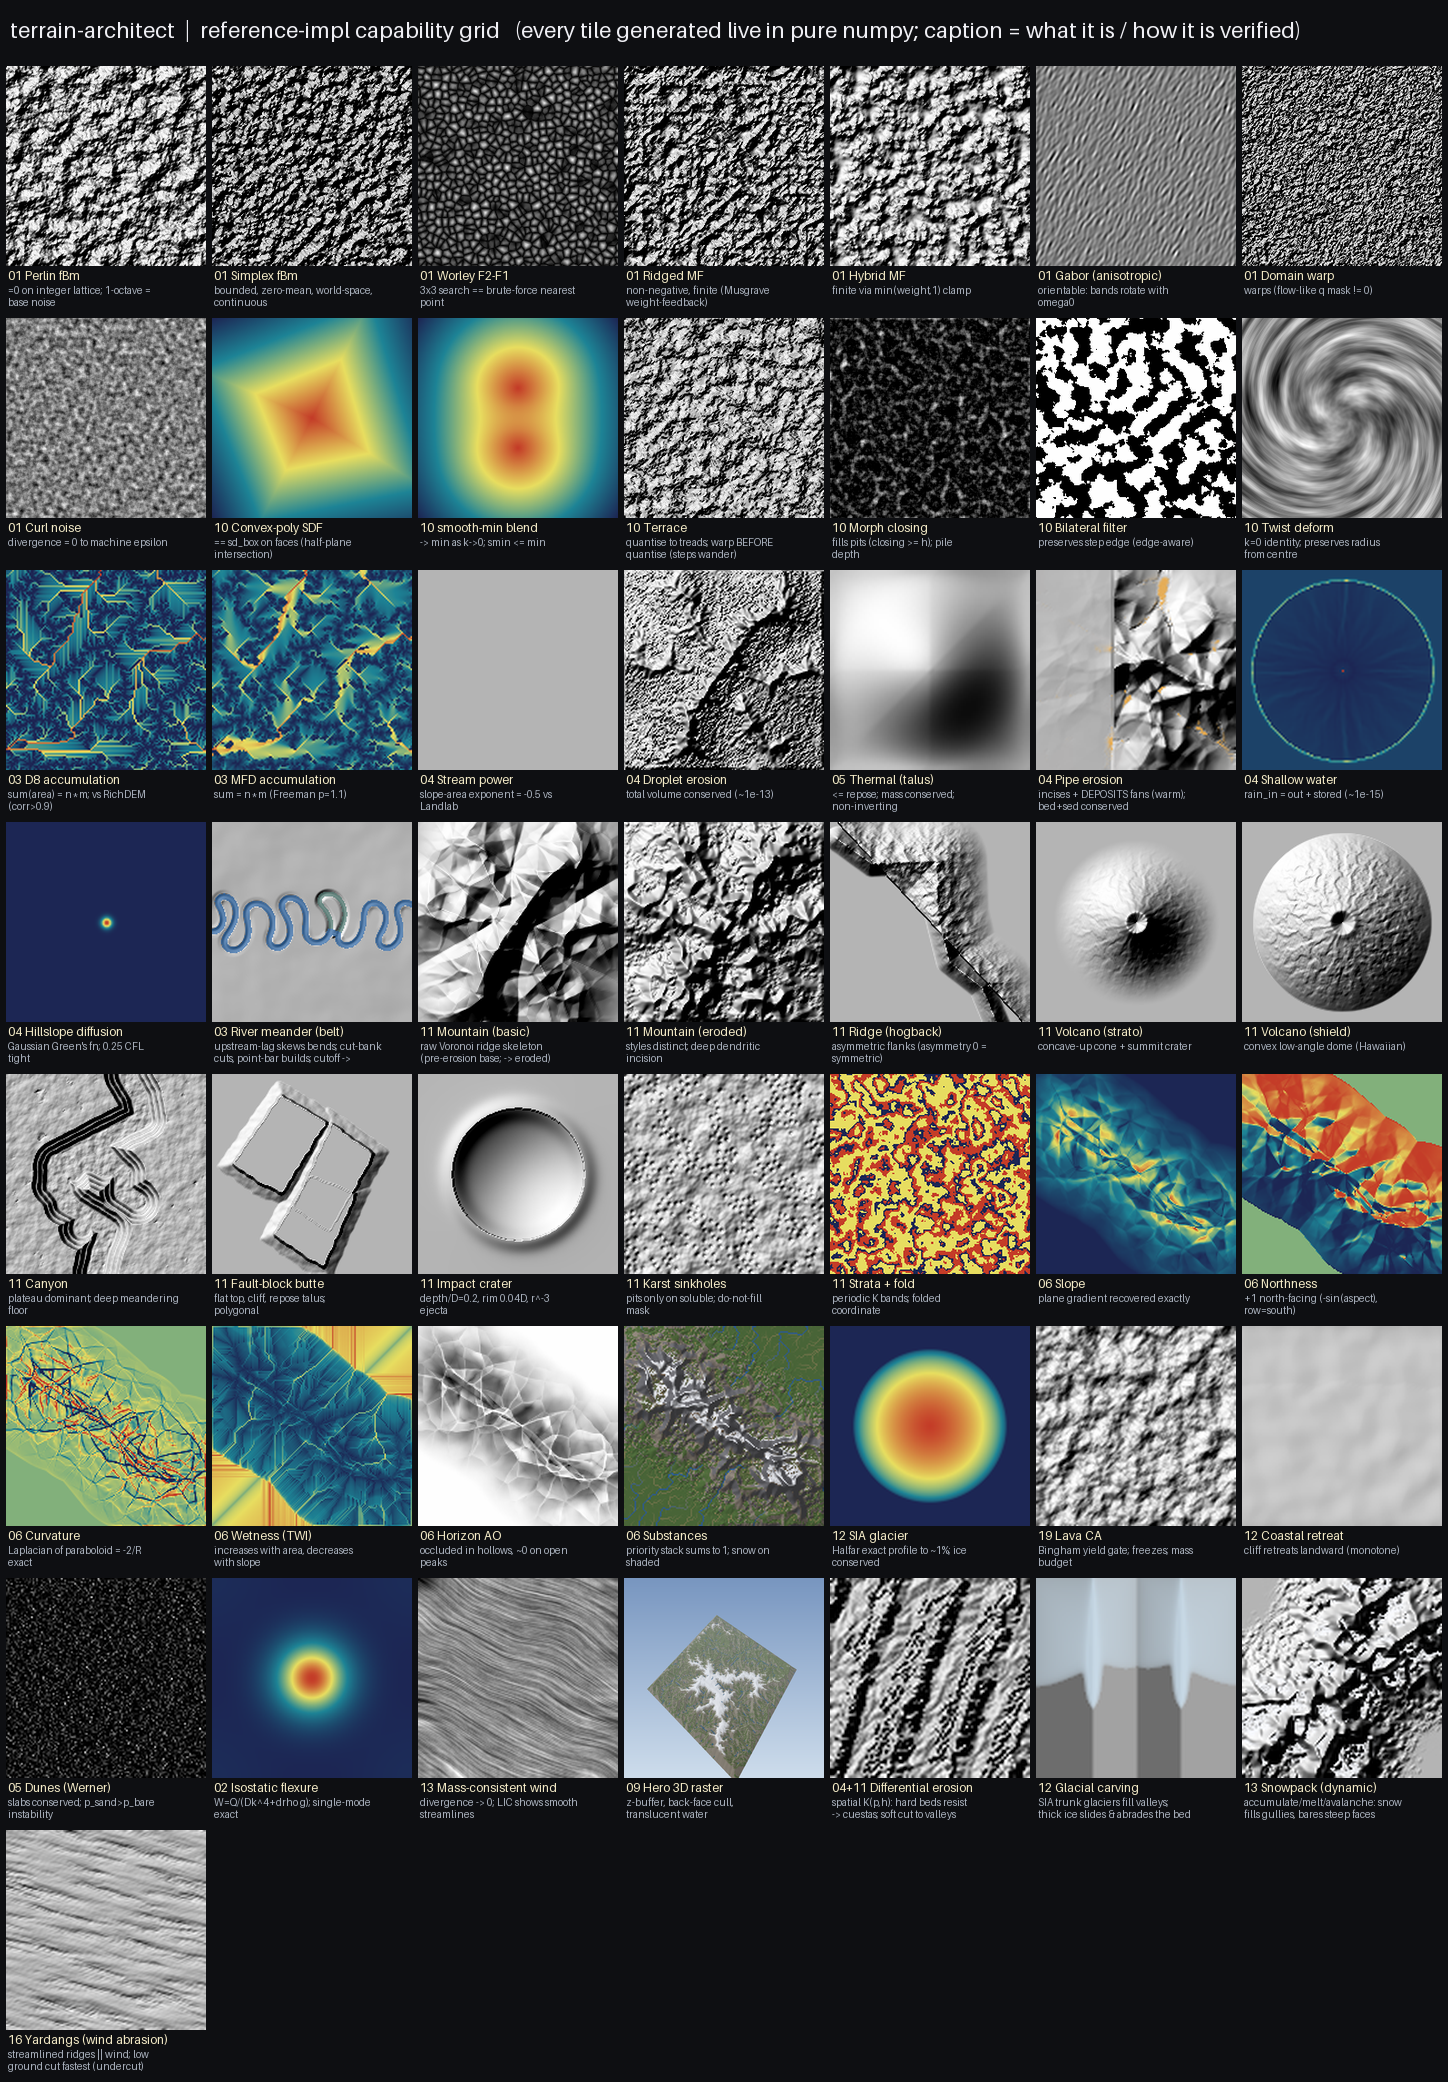

Recreate this plot in Python.
"""Capability grid — one image demonstrating everything the reference impl produces, each cell
captioned with WHAT IT IS and WHAT VERIFIES IT (the oracle/invariant). -> capability_grid.png.

Every tile is generated live from the reference modules (pure numpy); PIL is used only to lay out
the grid and draw the caption text (the rendering exception). Small grids keep it ~1-2 min."""
import numpy as np

import noise
import ops_filters
import flow
import erosion_streampower as sp
import erosion_droplet
import erosion_thermal
import erosion_pipe
import shallow_water
import diffusion
import meander as MEA
import landforms as L
import analysis as A
import sims_illustrative as sims
import dunes
import isostasy
import winds
import render

TILE = 200                                                     # px per cell (rendered field is resized to this)


# --------------------------------------------------------------------------- #
# colour helpers
# --------------------------------------------------------------------------- #
def _norm(a):
    a = np.asarray(a, dtype=np.float64)
    return (a - a.min()) / (np.ptp(a) + 1e-12)


def _smoothstep(lo, hi, x):
    t = np.clip((np.asarray(x, dtype=np.float64) - lo) / (hi - lo), 0.0, 1.0)
    return t * t * (3.0 - 2.0 * t)


def gray(a):
    g = (_norm(a) * 255).astype(np.uint8)
    return np.stack([g, g, g], -1)


def ramp(a):
    t = _norm(a)
    stops = np.array([[28, 38, 84], [30, 132, 150], [232, 222, 96], [196, 60, 40]], float) / 255.0
    x = np.linspace(0, 1, len(stops))
    rgb = np.stack([np.interp(t, x, stops[:, c]) for c in range(3)], -1)
    return (rgb * 255).astype(np.uint8)


def hill(h, cell=30.0):
    return render.hillshade(h, cell)


def _bilinear(field, px, py):
    n, m = field.shape
    px = np.clip(px, 0, m - 1.001); py = np.clip(py, 0, n - 1.001)
    x0 = np.floor(px).astype(np.int64); y0 = np.floor(py).astype(np.int64)
    x1, y1 = x0 + 1, y0 + 1; fx = px - x0; fy = py - y0
    return (field[y0, x0] * (1 - fx) * (1 - fy) + field[y0, x1] * fx * (1 - fy)
            + field[y1, x0] * (1 - fx) * fy + field[y1, x1] * fx * fy)


def lic(u, v, seed=0, steps=16):
    """Line Integral Convolution — smear a white-noise texture ALONG the flow so streamlines become
    visible (the honest way to eyeball a vector field / verify it flows smoothly, not as speed noise)."""
    n, m = u.shape
    tex = np.random.default_rng(seed).random((n, m))
    yy, xx = np.mgrid[0:n, 0:m].astype(np.float64)
    acc = tex.copy(); cnt = np.ones((n, m))
    for sgn in (1.0, -1.0):
        px, py = xx.copy(), yy.copy()
        for _ in range(steps):
            fu = _bilinear(u, px, py); fv = _bilinear(v, px, py)
            spd = np.hypot(fu, fv) + 1e-6
            px = px + sgn * fu / spd; py = py + sgn * fv / spd
            acc += _bilinear(tex, px, py); cnt += 1.0
    return acc / cnt


_SUB_COL = {
    "water": (54, 108, 168), "snow": (238, 240, 246), "rock": (120, 120, 126),
    "scree": (150, 140, 128), "sediment": (176, 150, 108), "vegetation": (86, 120, 66),
    "ground": (128, 104, 82),
}


def substance_rgb(h, cell=40.0):
    slope = A.slope(h, cell)
    area = flow.d8_accumulation(flow.priority_flood_fill(h)) * (cell * cell)   # REAL drainage area, not
    stack = A.derive_substances(h, slope, area, cell,          # uniform (uniform -> water claims everything)
                                climate={"has_water": True, "has_snow": True, "has_veg": True,
                                         "snowline": 0.52, "snow_soft": 0.14})
    rgb = np.zeros(h.shape + (3,), float)
    for name, w in stack:                                      # derive_substances -> [(name, mask), ...]
        rgb += np.asarray(w)[..., None] * np.array(_SUB_COL[name], float)
    shade = render.hillshade(h, cell).astype(float)[..., 0] / 255.0
    rgb *= (0.45 + 0.55 * shade)[..., None]
    return np.clip(rgb, 0, 255).astype(np.uint8)


# --------------------------------------------------------------------------- #
# per-capability tiles  (title, test-caption, thunk -> RGB uint8)
# --------------------------------------------------------------------------- #
def _grid(n=200, step=0.05):
    g = np.arange(n) * step
    return np.meshgrid(g, g)


def _noise_fbm(base, seed=1):
    xx, yy = _grid(220, 0.045)
    return hill(noise.fbm(xx, yy, seed, octaves=6, base=base) * 900.0)


def CELLS():
    xx, yy = _grid(220, 0.05)
    C = []
    add = lambda *a: C.append(a)

    # ---- NOISE (01) ----
    add("01 Perlin fBm", "=0 on integer lattice; 1-octave = base noise", lambda: _noise_fbm(noise.perlin, 1))
    add("01 Simplex fBm", "bounded, zero-mean, world-space, continuous", lambda: _noise_fbm(noise.simplex, 2))
    add("01 Worley F2-F1", "3x3 search == brute-force nearest point", lambda: gray(noise.worley(*_grid(220, 0.12), seed=3, kind="f2f1")))
    add("01 Ridged MF", "non-negative, finite (Musgrave weight-feedback)", lambda: hill(noise.ridged_mf(xx, yy, 4, octaves=6) * 500))
    add("01 Hybrid MF", "finite via min(weight,1) clamp", lambda: hill(_norm(noise.hybrid_mf(xx, yy, 5, octaves=6)) * 900))
    add("01 Gabor (anisotropic)", "orientable: bands rotate with omega0", lambda: gray(noise.gabor(*_grid(220, 0.11), seed=2, omega0=0.5)))
    add("01 Domain warp", "warps (flow-like q mask != 0)", lambda: hill(noise.domain_warp(xx, yy, 6, warp=4.0)[0] * 900))
    add("01 Curl noise", "divergence = 0 to machine epsilon", lambda: gray(noise.curl(xx * 3, yy * 3, 7)[0]))

    # ---- PRIMITIVES / OPS (10) ----
    def _sdf():
        px, py = np.mgrid[-1:1:220j, -1:1:220j]
        d = ops_filters.sd_convex_polygon(px, py, [(1, 0.2), (-.3, 1), (-1, -.4), (.4, -1)], [.6, .6, .6, .6])
        return ramp(-d)
    add("10 Convex-poly SDF", "== sd_box on faces (half-plane intersection)", _sdf)
    def _smin():
        px, py = np.mgrid[-1:1:220j, -1:1:220j]
        a = ops_filters.sd_circle(px + .3, py, .5); b = ops_filters.sd_circle(px - .3, py, .5)
        return ramp(-ops_filters.smin(a, b, .3))
    add("10 smooth-min blend", "-> min as k->0; smin <= min", _smin)
    add("10 Terrace", "quantise to treads; warp BEFORE quantise (steps wander)", lambda: hill(L.terrace(_norm(noise.fbm(xx, yy, 8, octaves=5)), 6, sharpness=2.5, warp_amp=0.06, warp_wl=32.0, seed=8) * 800))
    def _close():
        h = noise.fbm(xx, yy, 9, octaves=5) * 400
        return gray(ops_filters.closing(h, 3) - h)
    add("10 Morph closing", "fills pits (closing >= h); pile depth", _close)
    def _bilat():
        h = _norm(noise.fbm(xx, yy, 3, octaves=4)); h = (h > 0.5).astype(float)
        return gray(ops_filters.bilateral(h, 3.0, 0.2))
    add("10 Bilateral filter", "preserves step edge (edge-aware)", _bilat)
    def _twist():
        px, py = np.mgrid[-1:1:220j, -1:1:220j]
        qx, qy = ops_filters.twist(px, py, 0, 0, 3.0)
        return gray(noise.fbm(qx * 3, qy * 3, 2, octaves=4))
    add("10 Twist deform", "k=0 identity; preserves radius from centre", _twist)

    # ---- FLOW & EROSION (03/04/05) ----
    _cr = lambda a, k=10: a[k:-k, k:-k]                                     # crop the fixed-BC edge band for display
    def _accum():
        h = noise.fbm(*_grid(150, 0.06), seed=1, octaves=6) * 600
        acc = flow.d8_accumulation(flow.priority_flood_fill(h))
        return ramp(_cr(np.log(acc)))
    add("03 D8 accumulation", "sum(area) = n*m; vs RichDEM (corr>0.9)", _accum)
    def _mfd():
        h = noise.fbm(*_grid(150, 0.06), seed=1, octaves=6) * 600
        return ramp(_cr(np.log(flow.mfd_accumulation(flow.priority_flood_fill(h)))))
    add("03 MFD accumulation", "sum = n*m (Freeman p=1.1)", _mfd)
    def _sp():
        rng = np.random.default_rng(0); h = rng.random((96, 96)) * 5
        return hill(_cr(sp.stream_power_evolve(h, 1e-3, 5e-2, 0.5, 1000.0, 120, 50.0), 8), 50)
    add("04 Stream power", "slope-area exponent = -0.5 vs Landlab", _sp)
    def _drop():
        h = L.mountain((150, 150), 30.0, seed=3, style="basic")
        return hill(erosion_droplet.droplet_erode(h, n_droplets=60 * 150, seed=3, brush_radius=2))
    add("04 Droplet erosion", "total volume conserved (~1e-13)", _drop)
    def _therm():
        yy2, xx2 = np.mgrid[0:81, 0:81] - 40
        cone = np.maximum(0, 40 - np.hypot(xx2, yy2)) * 6.0
        return hill(erosion_thermal.thermal_erosion(cone, 0.3, 200, factor=0.25), 5)
    add("05 Thermal (talus)", "<= repose; mass conserved; non-inverting", _therm)
    def _pipe():
        h = L.mountain((120, 120), 40.0, seed=5, style="basic")
        h[:, :46] *= 0.05                                                   # a low plain -> alluvial fans build here
        out = erosion_pipe.pipe_erode(h, 40.0, rain=5e-4, iters=300)
        bed = out["bed"] if isinstance(out, dict) else out
        dep = np.clip(bed - h, 0.0, None)                                   # DEPOSITION (fans/aprons)
        base = render.hillshade(bed, 40).astype(float)
        a = (np.clip(dep / (np.percentile(dep, 99.5) + 1e-6), 0, 1) * 0.85)[..., None]
        warm = np.array([235, 170, 70], float)
        return np.clip(base * (1 - a) + warm * a, 0, 255).astype(np.uint8)  # incision (grey) + deposition (warm)
    add("04 Pipe erosion", "incises + DEPOSITS fans (warm); bed+sed conserved", _pipe)
    def _sw():
        h = L.volcano((120, 120), 60, 60, radius=1400, height=800, cellsize=30, kind="strato")
        r = shallow_water.simulate(h, 30.0, rain=6e-5, iters=80, dt=0.02, drain_edges=True)
        return ramp(_cr(np.sqrt(r["depth"]), 8))
    add("04 Shallow water", "rain_in = out + stored (~1e-15)", _sw)
    def _diff():
        n = 128; im = np.zeros((n, n)); im[n//2, n//2] = 1.0
        return ramp(diffusion.hillslope_diffuse(im, 0.5, 0.1, 60))
    add("04 Hillslope diffusion", "Gaussian Green's fn; 0.25 CFL tight", _diff)
    def _meander():
        n = 180; cell = 4.0
        gx, gy = np.meshgrid(np.arange(n) * cell, np.arange(n) * cell)
        base = 120.0 - 0.02 * gx + noise.fbm(gx / 300.0, gy / 300.0, 5, octaves=3) * 6.0
        xs = np.linspace(-160, 880, 240)                       # ends OFF-frame (0..716) so pins don't coil in view
        win = _smoothstep(-160, 20, xs) * (1 - _smoothstep(700, 880, xs))   # taper -> straight ends, no coil
        ys = 360 + win * (22 * np.sin(2 * np.pi * xs / 135.0) + 7 * np.sin(2 * np.pi * xs / 78.0 + 0.6))
        r = MEA.meander_belt(base, np.column_stack([xs, ys]), cellsize=cell, steps=300, ds=6.0,
                             L_adj=40.0, E=16.0, cutoff_dist=32.0, min_sep=10, half_width=10.0,
                             depth=7.5, bank_width=16.0, bar_height=4.0, bar_bank_width=16.0)
        shade = render.hillshade(r["height"], cell).astype(float)   # point bars brighten the inner banks
        chan = r["channel"]; oxwet = r["water"] & ~chan
        rgb = shade.copy()
        for mask, col, al in [(chan, np.array([54., 108, 168]), 0.75),        # active channel = blue
                              (oxwet, np.array([86., 128, 120]), 0.72)]:       # oxbow lake = stagnant teal
            a2 = np.where(mask, al, 0.0)[..., None]
            rgb = rgb * (1 - a2) + col * a2
        return np.clip(rgb, 0, 255).astype(np.uint8)
    add("03 River meander (belt)", "upstream-lag skews bends; cut-bank cuts, point-bar builds; cutoff -> oxbow", _meander)

    # ---- LANDFORM GENERATORS (11) ----
    add("11 Mountain (basic)", "raw Voronoi ridge skeleton (pre-erosion base; -> eroded)", lambda: hill(L.mountain((180, 180), 26.0, seed=3, style="basic"), 26))
    add("11 Mountain (eroded)", "styles distinct; deep dendritic incision", lambda: hill(L.mountain((150, 150), 26.0, seed=3, style="eroded"), 26))
    add("11 Ridge (hogback)", "asymmetric flanks (asymmetry 0 = symmetric)", lambda: hill(L.ridge((180, 180), 30.0, seed=2, height=900, asymmetry=0.6), 30))
    add("11 Volcano (strato)", "concave-up cone + summit crater", lambda: hill(L.volcano((180, 180), 90, 90, radius=1500, height=1600, cellsize=20, kind="strato"), 20))
    add("11 Volcano (shield)", "convex low-angle dome (Hawaiian)", lambda: hill(L.volcano((180, 180), 90, 90, radius=1600, height=900, cellsize=20, kind="shield"), 20))
    add("11 Canyon", "plateau dominant; deep meandering floor", lambda: hill(L.canyon((180, 180), 26.0, seed=3, rim=1000, depth=800), 26))
    def _butte():
        h = np.zeros((180, 180))
        for bx, by, s in [(60, 70, 0), (110, 95, 1), (95, 130, 2)]:
            h = np.maximum(h, L.fault_block_butte((180, 180), bx, by, 26, 300, 22.0, seed=s, fault=0.5))
        return hill(h, 22)
    add("11 Fault-block butte", "flat top, cliff, repose talus; polygonal", _butte)
    def _crater():
        h = np.zeros((180, 180)); h = L.impact_crater(h, 90, 90, 2600, 22.0, complex_D=3000)
        return hill(h, 22)
    add("11 Impact crater", "depth/D=0.2, rim 0.04D, r^-3 ejecta", _crater)
    def _karst():
        xx2, yy2 = _grid(150, 0.05); h = noise.fbm(xx2, yy2, 4, octaves=4) * 120 + 200
        sol = (noise.fbm(xx2 + 9, yy2, 7, octaves=3) > 0.0).astype(float)
        hk, _ = L.karst_sinkholes(h, sol, cellsize=20.0, spacing=90.0, depth=40.0, radius=45.0, seed=1)
        return hill(hk, 20)
    add("11 Karst sinkholes", "pits only on soluble; do-not-fill mask", _karst)
    def _strata():
        xx2, yy2 = _grid(180, 0.05)
        s = L.strat_coord(noise.fbm(xx2, yy2, 2, octaves=5) * 300, xx2, yy2, fold_amp=120, fold_dir=(1, .3), fold_freq=.6)
        k = L.bed_erodibility(s, [(40, 1.0), (25, 0.4), (60, 0.8)])
        return ramp(k)
    add("11 Strata + fold", "periodic K bands; folded coordinate", _strata)

    # ---- ANALYSIS & MASKS (06) ----
    _terr = L.mountain((160, 160), 30.0, seed=8, style="basic")
    add("06 Slope", "plane gradient recovered exactly", lambda: ramp(A.slope(_terr, 30)))
    add("06 Northness", "+1 north-facing (-sin(aspect), row=south)", lambda: ramp(A.northness(A.aspect(_terr, 30))))
    add("06 Curvature", "Laplacian of paraboloid = -2/R exact", lambda: ramp(np.clip(A.curvature(_terr, 30, "profile"), -.02, .02)))
    add("06 Wetness (TWI)", "increases with area, decreases with slope", lambda: ramp(A.twi(flow.d8_accumulation(flow.priority_flood_fill(_terr)) * 900, A.slope(_terr, 30) + 1e-3, 30)))
    add("06 Horizon AO", "occluded in hollows, ~0 on open peaks", lambda: gray(1 - A.horizon_ao(_terr, 30)))
    add("06 Substances", "priority stack sums to 1; snow on shaded", lambda: substance_rgb(L.mountain((150, 150), 40.0, seed=8, style="eroded"), 40))

    # ---- SIMS & GEOPHYSICS (12/19/02/13) ----
    def _glac():
        n = 121; c = 60; yy2, xx2 = np.mgrid[0:n, 0:n].astype(float)
        r = np.hypot(xx2 - c, yy2 - c) * 12000
        H = 3000 * np.maximum(1 - np.clip(r / 500e3, 0, 1) ** (4/3), 0) ** (3/7)
        H1 = sims.glacier_sia(np.zeros((n, n)), H, 8, A=3.17e-24, dt=200 * 3.15e7, cellsize=12000, beta=0.0, max_substeps=4000)
        return ramp(H1)
    add("12 SIA glacier", "Halfar exact profile to ~1%; ice conserved", _glac)
    def _lava():
        xx2, yy2 = _grid(120, 0.06); bed = noise.fbm(xx2, yy2, 2, octaves=5) * 300
        out = sims.lava_flow(bed, (60, 20), 90)               # source = (i, j) point
        lav = out[0] if isinstance(out, tuple) else out
        return hill(np.asarray(lav), 30)
    add("19 Lava CA", "Bingham yield gate; freezes; mass budget", _lava)
    def _coast():
        xx2, yy2 = _grid(140, 0.05); h = yy2 * 60 + noise.fbm(xx2, yy2, 3, octaves=4) * 40
        out = sims.coastal_retreat(h, 120.0, 30)
        hc = out[0] if isinstance(out, tuple) else out
        return hill(hc, 20)
    add("12 Coastal retreat", "cliff retreats landward (monotone)", _coast)
    def _dunes():
        rng = np.random.default_rng(0); sand = (rng.random((120, 120)) * 6).astype(int)
        return gray(dunes.werner_dunes(sand, 40, seed=0, p_sand=0.75, p_bare=0.25, wind=(0, 1)))
    add("05 Dunes (Werner)", "slabs conserved; p_sand>p_bare instability", _dunes)
    def _flex():
        n = 160; load = np.zeros((n, n)); load[70:90, 70:90] = 2.5e8
        D = isostasy.flexural_rigidity(7e10, 20e3)
        return ramp(isostasy.flexure_fft(load, D, 500.0, cellsize=4000.0))
    add("02 Isostatic flexure", "W=Q/(Dk^4+drho g); single-mode exact", _flex)
    def _wind():
        n = 150; yy2, xx2 = np.mgrid[0:n, 0:n].astype(float)
        ang = 0.5 + 1.1 * noise.fbm(xx2 / 55, yy2 / 55, 5, octaves=3)        # coherent large-scale flow
        u0, v0 = np.cos(ang), np.sin(ang)
        r2 = ((xx2 - n * .55) ** 2 + (yy2 - n * .4) ** 2) / (0.05 * n * n)   # + a divergent source (into a hill)
        s = np.exp(-r2); u0 += 1.5 * (xx2 - n * .55) / n * s; v0 += 1.5 * (yy2 - n * .4) / n * s
        uc, vc = winds.mass_consistent(u0, v0)                               # remove the divergence
        return gray(lic(uc, vc, seed=3, steps=18))                          # LIC -> visible smooth streamlines
    add("13 Mass-consistent wind", "divergence -> 0; LIC shows smooth streamlines", _wind)

    # ---- HERO / RENDER (08/09) ----
    def _hero():
        from PIL import Image
        try:
            return np.asarray(Image.open("hero.png").convert("RGB"))
        except Exception:
            return gray(_terr)
    add("09 Hero 3D raster", "z-buffer, back-face cull, translucent water", _hero)

    # ---- AAA-PARITY TRANCHE (appended; keeps earlier tile coordinates stable) ----
    def _diff_erosion():
        n = 96; cell = 50.0; yy2, xx2 = np.mgrid[0:n, 0:n].astype(float)
        rng = np.random.default_rng(0); h = rng.random((n, n)) * 5
        table = [(600.0, 7e-2), (280.0, 6e-3)]                          # soft / hard (~12x contrast)
        Kfn = lambda hh: L.bed_erodibility(L.strat_coord(hh, xx2 * cell, yy2 * cell,
                                                         tilt=(0.7, 0.25)), table)   # tilted beds -> cuestas
        return hill(_cr(sp.stream_power_evolve(h, 2.0, Kfn, 0.5, 1000.0, 120, cell), 6), cell)
    add("04+11 Differential erosion", "spatial K(p,h): hard beds resist -> cuestas; soft cut to valleys", _diff_erosion)
    def _glacier():
        import glacier as GLAC
        n = 110; cell = 100.0; yy2, xx2 = np.mgrid[0:n, 0:n].astype(float)
        bed0 = 2700 - 28 * yy2 + 22 * np.minimum(np.abs(xx2 - n * 0.30), np.abs(xx2 - n * 0.70))
        bed0 = np.maximum(bed0, 2700 - 28 * yy2)                        # two parallel valleys + a ridge
        bed, H, mor = GLAC.glacier_carve(bed0, np.zeros((n, n)), 8, ela=1820, beta=0.003,
                                         b_max=0.4, K_g=6e-4, dt=40.0)   # SIA ice + bed abrasion
        shade = render.hillshade(_cr(bed, 5), cell).astype(float)
        Hc = _cr(H, 5); ice = np.clip(Hc / 120.0, 0.0, 1.0)             # trunk glaciers, translucent
        a = (0.15 + 0.7 * ice)[..., None] * (Hc > 5.0)[..., None]
        rgb = shade * (1 - a) + np.array([205., 225, 240]) * a
        return np.clip(rgb, 0, 255).astype(np.uint8)
    add("12 Glacial carving", "SIA trunk glaciers fill valleys; thick ice slides & abrades the bed", _glacier)
    def _snowpack():
        import snow as SNOW
        n = 130; cell = 30.0
        h = L.mountain((n, n), cell, seed=7, height=1800, style="eroded")
        T = 6.0 - 0.011 * (h - h.min())                                # lapse rate: cold high
        s = np.zeros((n, n))
        for _ in range(4):                                             # accumulate/melt/shed/avalanche/wind
            s = SNOW.snow_step(h, s, T, precip=1.2, dt=1.0, melt_factor=0.5, snow_repose_deg=38,
                               cellsize=cell, avalanche_iters=3, wind=(1.0, 0.3))
        shade = render.hillshade(_cr(h, 6), cell).astype(float)
        sn = np.clip(_cr(s, 6) / 6.0, 0.0, 1.0)                        # snow cover, thick in gullies
        a = (sn ** 0.7)[..., None] * 0.92
        rgb = shade * (1 - a) + np.array([248., 250, 255]) * a
        return np.clip(rgb, 0, 255).astype(np.uint8)
    add("13 Snowpack (dynamic)", "accumulate/melt/avalanche: snow fills gullies, bares steep faces", _snowpack)
    def _yardang():
        import aeolian as AEO
        n = 150; cell = 4.0; yy2, xx2 = np.mgrid[0:n, 0:n].astype(float)
        u2, v2 = 1.0, 0.25; mg = np.hypot(u2, v2); u2, v2 = u2 / mg, v2 / mg
        along = xx2 * u2 + yy2 * v2; cross = -xx2 * v2 + yy2 * u2
        playa = 10.0 * noise.fbm(along * 0.018, cross * 0.11, 3, octaves=4)   # soft substrate, faint grain
        playa = playa - playa.min()
        h = AEO.yardang(playa, (1.0, 0.25), 1.0, iters=12, saltation_h=4.0, seed=3)
        return hill(_cr(h, 5), cell)
    add("16 Yardangs (wind abrasion)", "streamlined ridges || wind; low ground cut fastest (undercut)", _yardang)

    return C


def build():
    from PIL import Image, ImageDraw, ImageFont
    cells = CELLS()
    cols = 7
    rows = (len(cells) + cols - 1) // cols
    cap_h = 46
    pad = 6
    cw, ch = TILE + pad, TILE + cap_h + pad
    header = 60
    bg = (14, 15, 18)
    img = Image.new("RGB", (cols * cw + pad, header + rows * ch + pad), bg)
    dr = ImageDraw.Draw(img)
    ft_title = ImageFont.load_default(size=12)
    ft_test = ImageFont.load_default(size=10)
    ft_head = ImageFont.load_default(size=22)

    dr.text((pad + 4, 16), "terrain-architect  |  reference-impl capability grid   "
            "(every tile generated live in pure numpy; caption = what it is / how it is verified)",
            font=ft_head, fill=(240, 240, 245))

    def wrap(s, width=34):
        out, line = [], ""
        for w in s.split():
            if len(line) + len(w) + 1 > width:
                out.append(line); line = w
            else:
                line = (line + " " + w).strip()
        if line:
            out.append(line)
        return out[:2]

    for k, (title, test, thunk) in enumerate(cells):
        r, c = divmod(k, cols)
        x0, y0 = pad + c * cw, header + pad + r * ch
        try:
            tile = np.ascontiguousarray(thunk())
            im = Image.fromarray(tile).resize((TILE, TILE), Image.LANCZOS)
        except Exception as e:                                          # a failed tile -> visible marker
            im = Image.new("RGB", (TILE, TILE), (60, 20, 20))
            ImageDraw.Draw(im).text((6, 6), f"ERR\n{type(e).__name__}", font=ft_test, fill=(255, 180, 180))
        img.paste(im, (x0, y0))
        dr.text((x0 + 2, y0 + TILE + 2), title, font=ft_title, fill=(245, 236, 200))
        for i, ln in enumerate(wrap(test)):
            dr.text((x0 + 2, y0 + TILE + 18 + i * 12), ln, font=ft_test, fill=(170, 178, 190))

    img.save("capability_grid.png")
    print(f"wrote capability_grid.png — {len(cells)} capabilities, {cols}x{rows} grid, {img.size[0]}x{img.size[1]} px")


if __name__ == "__main__":
    build()
